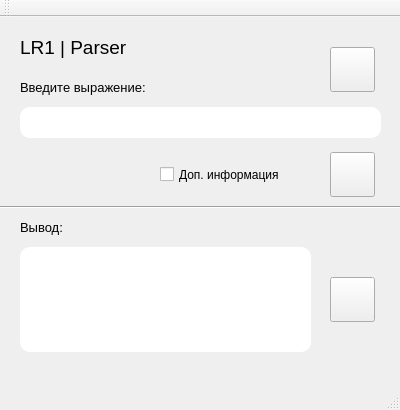
<?xml version="1.0" encoding="UTF-8"?>
<ui version="4.0">
 <class>MainWindow</class>
 <widget class="QMainWindow" name="MainWindow">
  <property name="geometry">
   <rect>
    <x>0</x>
    <y>0</y>
    <width>400</width>
    <height>410</height>
   </rect>
  </property>
  <property name="windowTitle">
   <string>MainWindow</string>
  </property>
  <widget class="QWidget" name="centralWidget">
   <widget class="QPushButton" name="start">
    <property name="geometry">
     <rect>
      <x>330</x>
      <y>135</y>
      <width>45</width>
      <height>45</height>
     </rect>
    </property>
    <property name="whatsThis">
     <string>Проверить</string>
    </property>
    <property name="styleSheet">
     <string notr="true">border-image: url(:/ok.png);</string>
    </property>
    <property name="text">
     <string/>
    </property>
   </widget>
   <widget class="QLineEdit" name="input">
    <property name="geometry">
     <rect>
      <x>20</x>
      <y>90</y>
      <width>361</width>
      <height>31</height>
     </rect>
    </property>
    <property name="styleSheet">
     <string notr="true">border-radius: 10px;
font: 9pt &quot;Tahoma&quot;;</string>
    </property>
   </widget>
   <widget class="QLabel" name="name">
    <property name="geometry">
     <rect>
      <x>20</x>
      <y>20</y>
      <width>131</width>
      <height>21</height>
     </rect>
    </property>
    <property name="font">
     <font>
      <family>Tahoma</family>
      <pointsize>14</pointsize>
      <weight>50</weight>
      <italic>false</italic>
      <bold>false</bold>
     </font>
    </property>
    <property name="styleSheet">
     <string notr="true">font: 14pt &quot;Tahoma&quot;;</string>
    </property>
    <property name="text">
     <string>LR1 | Parser</string>
    </property>
   </widget>
   <widget class="QLabel" name="output">
    <property name="geometry">
     <rect>
      <x>20</x>
      <y>230</y>
      <width>291</width>
      <height>105</height>
     </rect>
    </property>
    <property name="styleSheet">
     <string notr="true">background-color: white;
border-radius: 10px;
padding: 10px;
font: 9pt &quot;Tahoma&quot;;</string>
    </property>
    <property name="text">
     <string/>
    </property>
   </widget>
   <widget class="QLabel" name="message">
    <property name="geometry">
     <rect>
      <x>20</x>
      <y>60</y>
      <width>241</width>
      <height>21</height>
     </rect>
    </property>
    <property name="font">
     <font>
      <family>Tahoma</family>
      <pointsize>10</pointsize>
      <weight>50</weight>
      <italic>false</italic>
      <bold>false</bold>
     </font>
    </property>
    <property name="styleSheet">
     <string notr="true">font: 10pt &quot;Tahoma&quot;;</string>
    </property>
    <property name="text">
     <string>Введите выражение:</string>
    </property>
   </widget>
   <widget class="Line" name="line">
    <property name="geometry">
     <rect>
      <x>0</x>
      <y>180</y>
      <width>401</width>
      <height>20</height>
     </rect>
    </property>
    <property name="orientation">
     <enum>Qt::Horizontal</enum>
    </property>
   </widget>
   <widget class="QPushButton" name="file">
    <property name="geometry">
     <rect>
      <x>330</x>
      <y>30</y>
      <width>45</width>
      <height>45</height>
     </rect>
    </property>
    <property name="whatsThis">
     <string>Проверить</string>
    </property>
    <property name="styleSheet">
     <string notr="true">border-image: url(:/open.png);</string>
    </property>
    <property name="text">
     <string/>
    </property>
   </widget>
   <widget class="QPushButton" name="save">
    <property name="geometry">
     <rect>
      <x>330</x>
      <y>260</y>
      <width>45</width>
      <height>45</height>
     </rect>
    </property>
    <property name="whatsThis">
     <string>Проверить</string>
    </property>
    <property name="styleSheet">
     <string notr="true">border-image: url(:/savef.png);</string>
    </property>
    <property name="text">
     <string/>
    </property>
   </widget>
   <widget class="QLabel" name="message_2">
    <property name="geometry">
     <rect>
      <x>20</x>
      <y>200</y>
      <width>241</width>
      <height>21</height>
     </rect>
    </property>
    <property name="font">
     <font>
      <family>Tahoma</family>
      <pointsize>10</pointsize>
      <weight>50</weight>
      <italic>false</italic>
      <bold>false</bold>
     </font>
    </property>
    <property name="styleSheet">
     <string notr="true">font: 10pt &quot;Tahoma&quot;;</string>
    </property>
    <property name="text">
     <string>Вывод:</string>
    </property>
   </widget>
   <widget class="QCheckBox" name="logs">
    <property name="geometry">
     <rect>
      <x>160</x>
      <y>135</y>
      <width>151</width>
      <height>45</height>
     </rect>
    </property>
    <property name="styleSheet">
     <string notr="true">font: 9pt &quot;Tahoma&quot;;</string>
    </property>
    <property name="text">
     <string>Доп. информация</string>
    </property>
   </widget>
  </widget>
  <widget class="QMenuBar" name="menuBar">
   <property name="geometry">
    <rect>
     <x>0</x>
     <y>0</y>
     <width>400</width>
     <height>26</height>
    </rect>
   </property>
  </widget>
  <widget class="QToolBar" name="mainToolBar">
   <attribute name="toolBarArea">
    <enum>TopToolBarArea</enum>
   </attribute>
   <attribute name="toolBarBreak">
    <bool>false</bool>
   </attribute>
  </widget>
  <widget class="QStatusBar" name="statusBar"/>
 </widget>
 <layoutdefault spacing="6" margin="11"/>
 <resources/>
 <connections/>
</ui>
